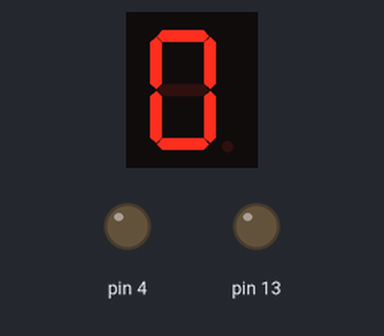
Recording of a sketch running on a simulated Arduino Uno, built with avr-gcc and run on an emulated ATmega328P. Shown: 1-digit seven-segment display, output pins drawn as LEDs (lit = HIGH). Wiring (inferred from the names in the program): 1-digit 7-segment display, segments lit when HIGH: segments pin 7, pin 6, pin 5, pin 11, pin 10, pin 8, pin 9. The segment pins are drawn as the display they are named for; pins used as bus, display or sensor lines are not drawn.

Above: at 1.1 s.
At 7.1 s:
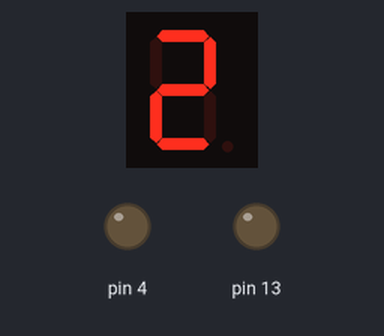
At 16.1 s:
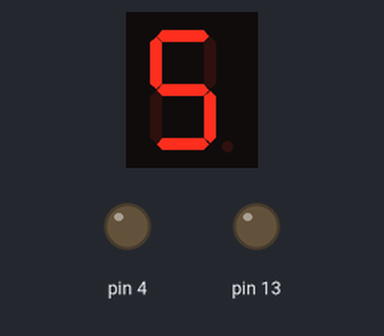
At 30.1 s:
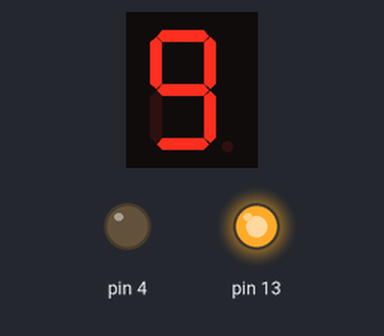
Timing chart, 0 to 40.0 s (numbered marks = the images above):
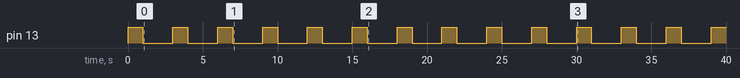

Measured:
- by itself, pin 13: alternates HIGH for 1.0 s and LOW for 2.0 s
- what the display in image 0 shows lasts 2.0 s, from 1.0 s to 3.0 s

The sketch:

digit_display.ino
```cpp
int a=7;
int b=6;
int c=5;
int d=11;
int e=10;
int  f=8;
int g=9;
int dp=4;
//display number 1
void display1(void)
{
    digitalWrite(b,HIGH);
    digitalWrite(c,HIGH);
}
//display number2
void  display2(void)
{
    digitalWrite(a,HIGH);
    digitalWrite(b,HIGH);
    digitalWrite(g,HIGH);
  digitalWrite(e,HIGH);
    digitalWrite(d,HIGH);
}
// display number3
void display3(void)
{
    digitalWrite(a,HIGH);
    digitalWrite(b,HIGH);

  digitalWrite(c,HIGH);
    digitalWrite(d,HIGH);
    digitalWrite(g,HIGH);
}
// display number4
void display4(void)
{
    digitalWrite(f,HIGH);
    digitalWrite(b,HIGH);
    digitalWrite(g,HIGH);
  digitalWrite(c,HIGH);

}
// display number5
void display5(void)
{
    digitalWrite(a,HIGH);
    digitalWrite(f,HIGH);
    digitalWrite(g,HIGH);
  digitalWrite(c,HIGH);
    digitalWrite(d,HIGH);
}
// display number6
void  display6(void)
{
    digitalWrite(a,HIGH);
    digitalWrite(f,HIGH);
    digitalWrite(g,HIGH);
  digitalWrite(c,HIGH);
    digitalWrite(d,HIGH);
    digitalWrite(e,HIGH);
}
// display number7
void display7(void)
{
   digitalWrite(a,HIGH);
    digitalWrite(b,HIGH);
    digitalWrite(c,HIGH);
}
// display number8
void display8(void)
{
    digitalWrite(a,HIGH);
    digitalWrite(b,HIGH);
    digitalWrite(g,HIGH);
  digitalWrite(c,HIGH);
    digitalWrite(d,HIGH);
    digitalWrite(e,HIGH);
  digitalWrite(f,HIGH);
}
void clearDisplay(void)
{
    digitalWrite(a,LOW);
    digitalWrite(b,LOW);
    digitalWrite(g,LOW);
  digitalWrite(c,LOW);
    digitalWrite(d,LOW);
    digitalWrite(e,LOW);
  digitalWrite(f,LOW);
}
void display9(void)
{
    digitalWrite(a,HIGH);
    digitalWrite(b,HIGH);
    digitalWrite(g,HIGH);
  digitalWrite(c,HIGH);
    digitalWrite(d,HIGH);
  digitalWrite(f,HIGH);
}
void display0(void)
{
    digitalWrite(a,HIGH);
    digitalWrite(b,HIGH);
  digitalWrite(c,HIGH);
    digitalWrite(d,HIGH);
    digitalWrite(e,HIGH);
  digitalWrite(f,HIGH);
}
void setup()
{
    int i;
    for(i=4;i<=11;i++)
        pinMode(i,OUTPUT);
    pinMode(13, OUTPUT);
}
void loop()
{
    while(1)
    { digitalWrite(13, HIGH);   // turn the LED on (HIGH is the voltage level)
  delay(1000);                       // wait for a second
  digitalWrite(13, LOW);    // turn the LED off by making the voltage LOW
      clearDisplay();
  display0();
        delay(2000);
        clearDisplay();
        digitalWrite(13, HIGH);   // turn the LED on (HIGH is the voltage level)
  delay(1000);                       // wait for a second
  digitalWrite(13, LOW);    // turn the LED off by making the voltage LOW
        display1();
        delay(2000);
        clearDisplay();
        digitalWrite(13, HIGH);   // turn the LED on (HIGH is the voltage level)
  delay(1000);                       // wait for a second
  digitalWrite(13, LOW);    // turn the LED off by making the voltage LOW
        display2();
        delay(2000);
        clearDisplay();
        digitalWrite(13, HIGH);   // turn the LED on (HIGH is the voltage level)
  delay(1000);                       // wait for a second
  digitalWrite(13, LOW);    // turn the LED off by making the voltage LOW
        display3();
        delay(2000);
        clearDisplay();
        digitalWrite(13, HIGH);   // turn the LED on (HIGH is the voltage level)
  delay(1000);                       // wait for a second
  digitalWrite(13, LOW);    // turn the LED off by making the voltage LOW
        display4();
        delay(2000);
        clearDisplay();
        digitalWrite(13, HIGH);   // turn the LED on (HIGH is the voltage level)
  delay(1000);                       // wait for a second
  digitalWrite(13, LOW);    // turn the LED off by making the voltage LOW
        display5();
        delay(2000);
        clearDisplay();
        digitalWrite(13, HIGH);   // turn the LED on (HIGH is the voltage level)
  delay(1000);                       // wait for a second
  digitalWrite(13, LOW);    // turn the LED off by making the voltage LOW
        display6();
        delay(2000);
        clearDisplay();
        digitalWrite(13, HIGH);   // turn the LED on (HIGH is the voltage level)
  delay(1000);                       // wait for a second
  digitalWrite(13, LOW);    // turn the LED off by making the voltage LOW
        display7();
        delay(2000);
        clearDisplay();
        digitalWrite(13, HIGH);   // turn the LED on (HIGH is the voltage level)
  delay(1000);                       // wait for a second
  digitalWrite(13, LOW);    // turn the LED off by making the voltage LOW
        display8();
        delay(2000);
        clearDisplay();
        digitalWrite(13, HIGH);   // turn the LED on (HIGH is the voltage level)
  delay(1000);                       // wait for a second
  digitalWrite(13, LOW);    // turn the LED off by making the voltage LOW
        display9();
        delay(2000);

    }
}
```
